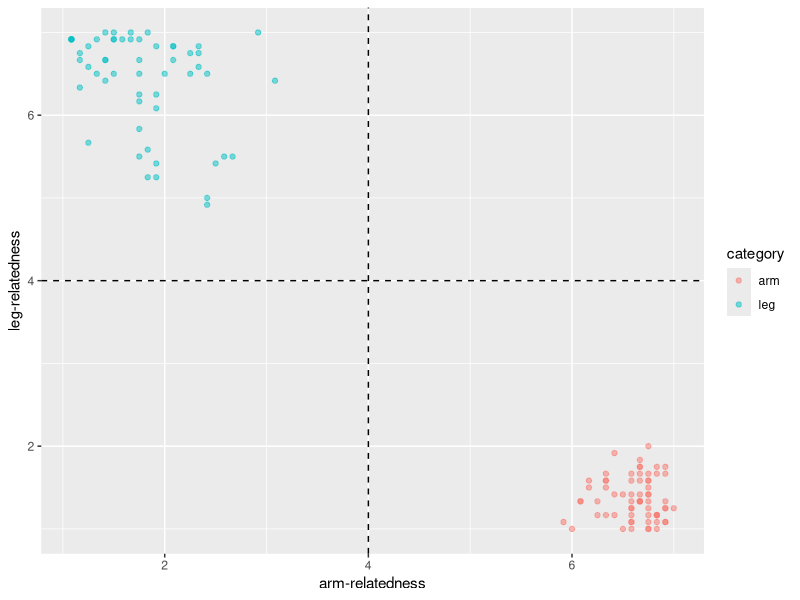
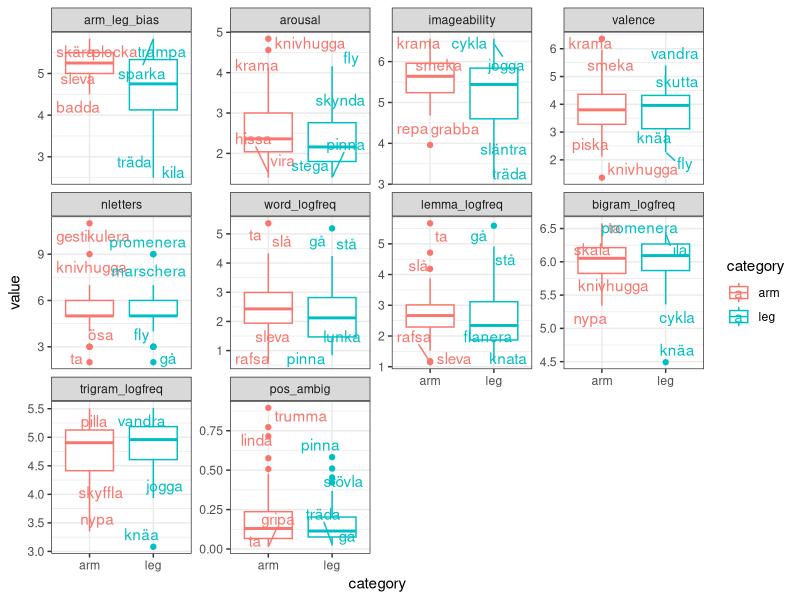
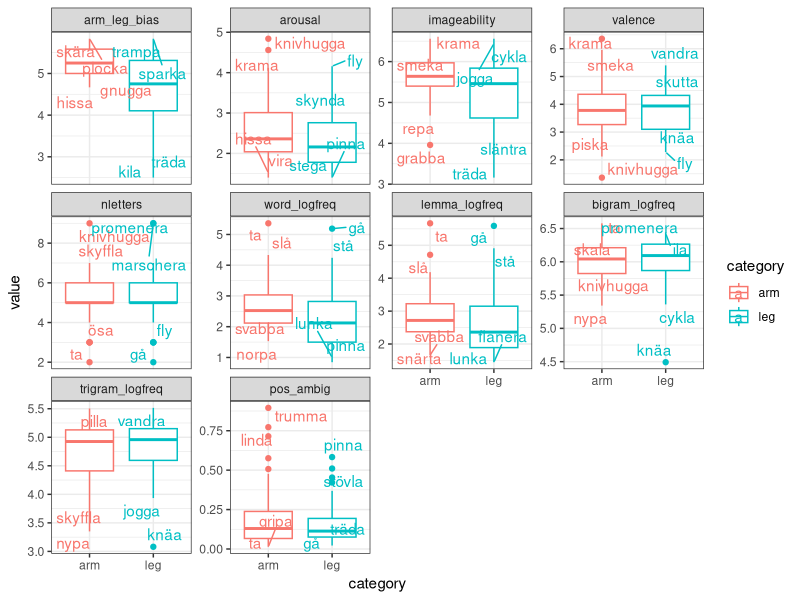
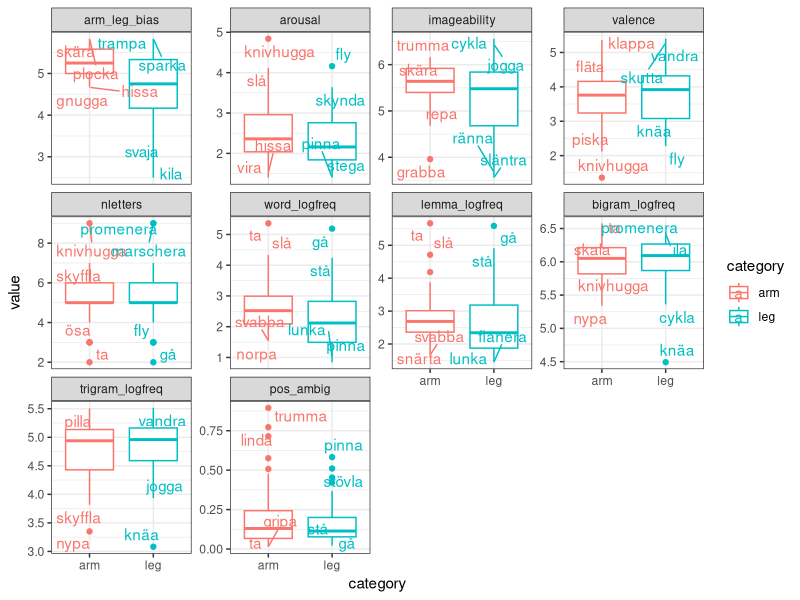
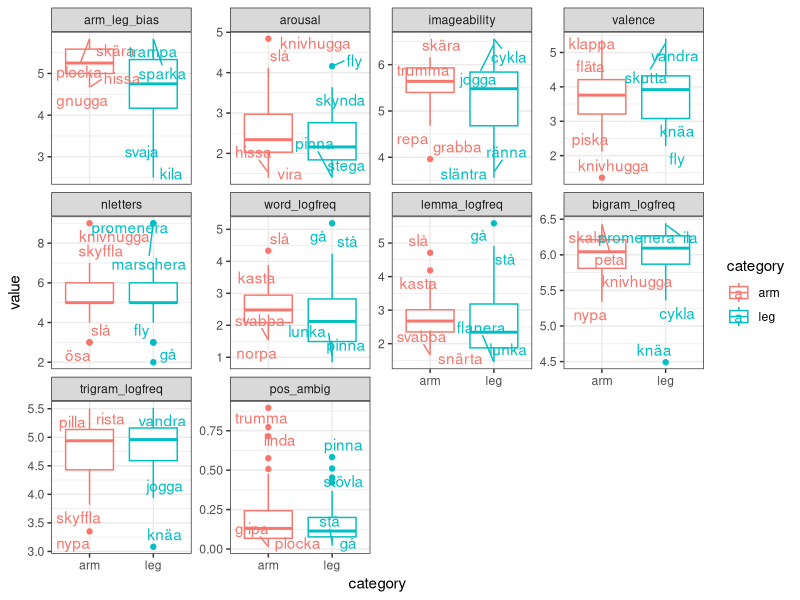
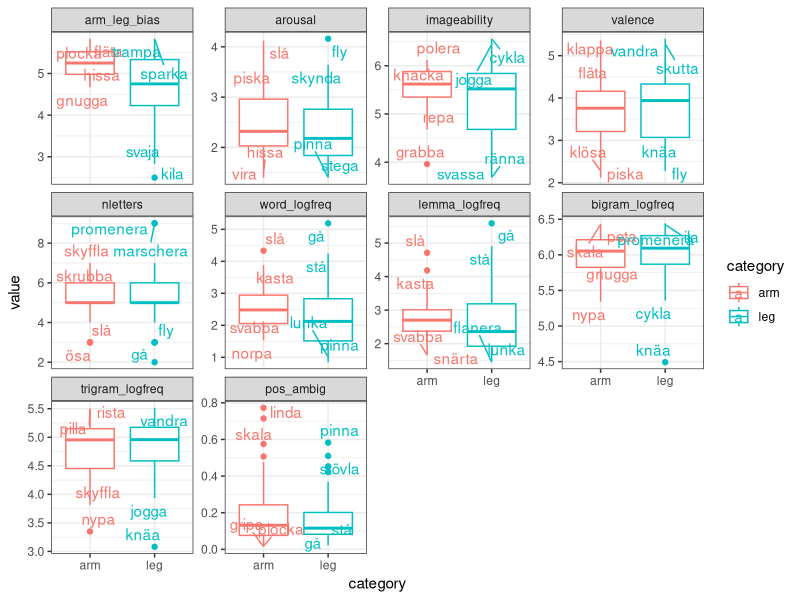

The R script that drew these images, in order:
## ---- chunk 1
library(knitr)
library(ggplot2)
library(ggrepel)
# library(GGally)
library(dplyr)
library(tidyr)
library(readr)  # Improves the base functions for reading data files.
library(purrr)
# library(lme4)
knitr::opts_chunk$set(echo = TRUE, fig.height = 3.5)
## ---- chunk 2
## load data files
# Arm/leg verb bias Swedish (note this already contains average ratings, for
# details about how it was generated, see "norming_analysis.Rmd")
bias <- read_csv("verb-bias_sw_mean.csv")
head(bias)
## ---- chunk 3
# verb norming Swedish: imageability, valence and arousal ratings
# (this processed file is created in "norming_imageability-etc_preprocess.R")
norms <- read_csv("data_verb-norming_swe_ratings.csv")
head(norms)
## ---- chunk 4
# arm/leg words
norms <- left_join(norms, bias %>% select(Word = verb, Category = category))
# the rest are control words
norms[is.na(norms$Category), "Category"] <- "control"
norms$Category <- factor(norms$Category, levels = c("arm", "leg", "control"))
head(norms)
## ---- chunk 5
norms_mean <- norms %>%
  filter(Category != "control") %>% 
  group_by(Word, Category, Task) %>%
  summarise(Rating = mean(Rating))
norms_mean$Category <- factor(norms_mean$Category)
## ---- chunk 6
norms_mean <- spread(norms_mean, Task, Rating)
head(norms_mean, 4)
## ---- chunk 7
stim <- left_join(norms_mean, bias %>% select(Word = verb, Arm : bias_absol))
head(stim, 4)
## ---- chunk 8
freq_word <- read_tsv(
  "frequency_measures/filtered_word_unigram_freqs_sv.tsv", col_names = FALSE
  ) %>%
  rename(Word = X1, word_freq = X2) %>%
  mutate(word_logfreq = log10(word_freq))
head(freq_word)
## ---- chunk 9
stim <- left_join(stim, freq_word %>% select(-word_freq))
head(stim, 4) %>% kable
## ---- chunk 10
freq_lemma <- read_tsv(
  "frequency_measures/filtered_lemma_unigram_freqs_sv.tsv", col_names = FALSE
  ) %>%
  rename(lemma = X1, lemma_freq = X2)
head(freq_lemma)
## ---- chunk 11
# We will trust the parts-of-speech (POS) tagged lemmatization, even if some of
# the POS assignments are probably off. We hope that they are in the right 
# ballpark.
# Divide "lemma" column into the actual lemma and the POS tag (using regular
# expressions (regex), see https://www.regular-expressions.info/rlanguage.html)
freq_lemma$lemma_true <- sub("(.*)_([a-z]*)$", "\\1", freq_lemma$lemma)
freq_lemma$POS <- sub("(.*)_([a-z]*)$", "\\2", freq_lemma$lemma)
head(freq_lemma)
# This is mostly what we want, but it also results in some inaccuracies because
# not all lemmas actually have a tag.
# To illustrate, consider some of the unique values in the POS column:
unique(freq_lemma$POS)[1:12]
# Some of them are clearly not POS tags, but the verbs themselves!
# But it's a pain to sort this out, so let's just ignore those exceptional cases
# and focus on lemmas tagged as verbs. Hopefully this will only remove some
# evenly distributed noise.
freq_verblemmas <- freq_lemma %>% filter(POS == "verb")
## ---- chunk 12
stim <- stim %>%
  left_join(freq_verblemmas %>%
              mutate(lemma_logfreq = log10(lemma_freq)) %>%
              select(Word = lemma_true, lemma_logfreq))
head(stim, 4) %>% kable
## ---- chunk 13
# Select only verb occurrences
gramm_ambig <- freq_lemma %>%
  filter(POS == "verb") %>% select(lemma_true, lemma_freq) %>%
  # join with the overall frequency
  left_join(freq_lemma %>%
              group_by(lemma_true) %>%
              summarise(overall_freq = sum(lemma_freq))
            ) %>%
  mutate(POS_ambig = 1 - lemma_freq / overall_freq)
head(gramm_ambig)
## ---- chunk 14
stim <- stim %>%
  left_join(gramm_ambig %>%
              select(Word = lemma_true, POS_ambig))
head(stim, 4) %>% kable
## ---- chunk 15
# Bigram frequency
bigrams <- read_csv("frequency_measures/word_bigram_freqs_sv.csv")
head(bigrams)
# Trigram frequency
trigrams <- read_csv("frequency_measures/word_trigram_freqs_sv.csv")
head(trigrams)
## ---- chunk 16
stim <- stim %>%
  left_join(bigrams) %>%
  left_join(trigrams)
head(stim, 4) %>% kable
## ---- chunk 17
stim$nletters <- nchar(stim$Word)
## ---- chunk 18
stim <- stim %>% rename(word = Word, category = Category, arm = Arm, leg = Leg,
                        pos_ambig = POS_ambig)
## ---- chunk 19
ggplot(stim, aes(x = arm, y = leg, colour = category)) +
  geom_point(alpha = .5) +
  geom_hline(yintercept = 4, linetype = "dashed") +
  geom_vline(xintercept = 4, linetype = "dashed") +
  xlab("arm-relatedness") +
  ylab("leg-relatedness")
## ---- chunk 20
# From current wide format
kable(head(stim))
# to long format (we also simplify somewhat, removing redundant columns)
stiml <- gather(stim %>%
                  select(- c("arm", "leg", "bias")) %>%
                  rename(arm_leg_bias = bias_absol),
                var, value, arousal : nletters)
kable(head(stiml))
kable(tail(stiml))
## ---- chunk 21
# Choose a meaningful order for plotting the features (rather than alphabetical)
unique(stiml$var)
stiml$var <- factor(
  stiml$var, 
  levels = c("arm_leg_bias", "arousal", "imageability", "valence", "nletters",
             "word_logfreq", "lemma_logfreq", "bigram_logfreq", "trigram_logfreq",
             "pos_ambig"))
## ---- chunk 22
# Modify the data set to plot 2 max and 2 min values per category and variable.
# The input is going to be stiml but without certain rows, so we know its
# column names (i.e., this is not a generic function).
data4plot <- function(df) {
  df$labels <- df$word
  df %>%
    ungroup() %>%
    split(list(.$var, .$category)) %>%
    map(function(d) mutate(d, myrank = rank(value, ties.method = "first"))) %>%
    map(function(d) {
      d$labels[! d$myrank %in% c(1, 2, max(d$myrank), max(d$myrank) - 1)] <- NA
      d
      }) %>%
    bind_rows()
}

# comparison plot
compar_plot <- function(df) {
  p <- ggplot(df, aes(x = category, y = value, colour = category, label = labels)) +
    geom_boxplot() +
    geom_text_repel() +
    facet_wrap(~ var, scales = "free_y") +
    theme_bw()
  print(p)
}

# t-test for each variable. I use the nesting approach from purrr, see
# https://www.rstudio.com/resources/cheatsheets/#purrr
compar_ttest <- function(df) {
  df %>%
    ungroup() %>%
    group_by(var) %>%
    nest() %>%
    mutate(ttest = map(data, function(df) t.test(value ~ category, data = df)),
           estim_arm = map_dbl(ttest, function(x) x$estimate[1]),
           estim_leg = map_dbl(ttest, function(x) x$estimate[2]),
           t  = map_dbl(ttest, "statistic"),
           df = map_dbl(ttest, "parameter"),
           p  = map_dbl(ttest, "p.value")) %>%
    select(-data, -ttest)
}

# wrapper function
compar_wrap <- function (df) {
  df %>% data4plot %>% compar_plot
  compar_ttest(df)
}
## ---- chunk 23
compar_wrap(stiml)
## ---- chunk 24
# Create two dataframes with our current stimuli selection - from them we are
# going to remove some verbs and plot the results + run t-tests iteratively:
sel_l <- stiml  # long format needed for plotting
sel_w <- stim   # wide format needed for looking up extreme values more easily
## ---- chunk 25
extreme_val <- function(categ, var, tail, n = 2, df = sel_w) {
  df <- df %>% filter(category == categ)
  ordered <- df$word[order(df[[var]])]
  l <- list(min = ordered[1 : n],
            max = ordered[(length(ordered) - n + 1) : length(ordered)])
  l[[tail]]
}
# E.g.:
extreme_val("arm", "valence", "min")
extreme_val("leg", "valence", "max")
## ---- chunk 26
# Function to remove words from both sel_l and sel_w
remove_word <- function (categ, var, tail, n = 2, df = sel_w) {
  words2remove <- extreme_val(categ, var, tail, n, df)
  cat(paste("Removing the", n, tail, categ, "words for", var, ":\n"))
  cat(words2remove)
  # The <<- assignment modifies objects in the workspace (bypassing usual scope)
  sel_l <<- sel_l %>% filter(! word %in% words2remove)
  sel_w <<- sel_w %>% filter(! word %in% words2remove)
}
## ---- chunk 27
stim[order(stim$lemma_logfreq), ][1:8, ] %>% kable
## ---- chunk 28
remove_word("arm", "lemma_logfreq", "min", 5)
remove_word("leg", "lemma_logfreq", "min", 1)
## ---- chunk 29
compar_wrap(sel_l)
## ---- chunk 30
remove_word("arm", "imageability", "max", 3)
remove_word("leg", "imageability", "min", 1)
## ---- chunk 31
compar_wrap(sel_l)
## ---- chunk 32
with(unique(sel_l[, c("word", "category")]), table(category))
## ---- chunk 33
remove_word("arm", "word_logfreq", "max", 1)
## ---- chunk 34
compar_wrap(sel_l)
## ---- chunk 35
with(unique(sel_l[, c("word", "category")]), table(category))
## ---- chunk 36
remove_word("arm", "imageability", "max", 4)
remove_word("leg", "imageability", "min", 1)
## ---- chunk 37
compar_wrap(sel_l)
## ---- chunk 38
sel_w %>% arrange(category, word) %>% kable
